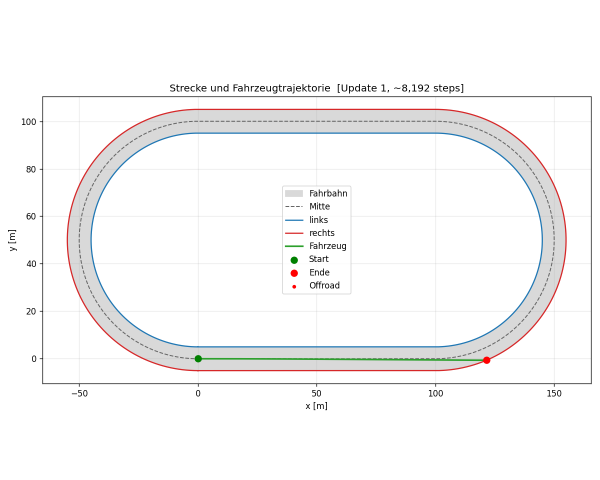
#> input picture results/plots/update_0001/01_trajektorie.png, 1200 x 960 px (shown at 1/2 size)
$ python viewer.py
#> lines starting #> are read from the running program, lines starting #| are printed output that depends on the picture
"""
viewer.py — Live-Viewer fuer die Trainings-Plots.

Laeuft parallel zum Training und zeigt automatisch die neuesten Plots
sobald ein neues Update-Verzeichnis auftaucht.

Starten (in separatem Terminal):
    python viewer.py

Beenden: Fenster schliessen oder Ctrl+C im Terminal.
"""

import time
from pathlib import Path

import matplotlib.pyplot as plt
import matplotlib.image as mpimg

HERE      = Path(__file__).resolve().parent
PLOTS_DIR = HERE / "results" / "plots"

PLOT_FILES = [
    "01_trajektorie.png",
    "02_querabweichung.png",
    "03_heading_fehler.png",
    "04_randabstaende.png",
    "05_geschwindigkeit.png",
]

CHECK_INTERVAL = 5   # Sekunden zwischen Prüfungen auf neues Update

plt.ion()  # interaktiver Modus — Fenster bleibt offen während Code weiterläuft


def get_latest_update_dir():
    """Gibt das neueste update_XXXX-Verzeichnis zurück (oder None)."""
    if not PLOTS_DIR.exists():
        return None
    dirs = sorted(
        [d for d in PLOTS_DIR.iterdir() if d.is_dir() and d.name.startswith("update_")]
    )
    return dirs[-1] if dirs else None


TITLES = [
    "Trajektorie",
    "Querabweichung",
    "Heading-Fehler",
    "Randabstaende",
    "Geschwindigkeit",
]

# Fensterpositionen (x, y) in Pixeln — nebeneinander/untereinander
POSITIONS = [
    (0,   0),
    (640, 0),
    (0,   480),
    (640, 480),
    (320, 240),
]


def show_plots(update_dir: Path):
    """Öffnet jedes PNG in einem eigenen Fenster."""
    figs = []
    for i, fname in enumerate(PLOT_FILES):
        p = update_dir / fname
        if not p.exists():
            continue

        img = mpimg.imread(str(p))
        fig, ax = plt.subplots(figsize=(10, 5), num=f"Plot {i+1} — {TITLES[i]}")
        fig.canvas.manager.set_window_title(
            f"{TITLES[i]}  [{update_dir.name}]"
        )
        ax.imshow(img)
        ax.axis("off")
        plt.tight_layout()

        # Fenster positionieren
        try:
            x, y = POSITIONS[i]
            fig.canvas.manager.window.wm_geometry(f"+{x}+{y}")
        except Exception:
            pass

        plt.draw()
        figs.append(fig)

    plt.pause(0.1)
    return figs


def main():
    print("=== DriveLab Live-Viewer ===")
    print(f"Beobachte: {PLOTS_DIR}")
    print(f"Prüfintervall: {CHECK_INTERVAL} s")
    print("Warte auf erstes Update ...\n")

    current_dir = None
    figs = []

    while True:
        latest = get_latest_update_dir()

        if latest and latest != current_dir:
            current_dir = latest
            print(f"Neues Update: {current_dir.name}")

            for f in figs:
                plt.close(f)

            figs = show_plots(current_dir) or []
#> in show_plots, img is the input picture: shape (960, 1200, 4) float32; mean R, G, B, A 0.969, 0.967, 0.968, 1
#> in show_plots, `plt.pause(0.1)`:
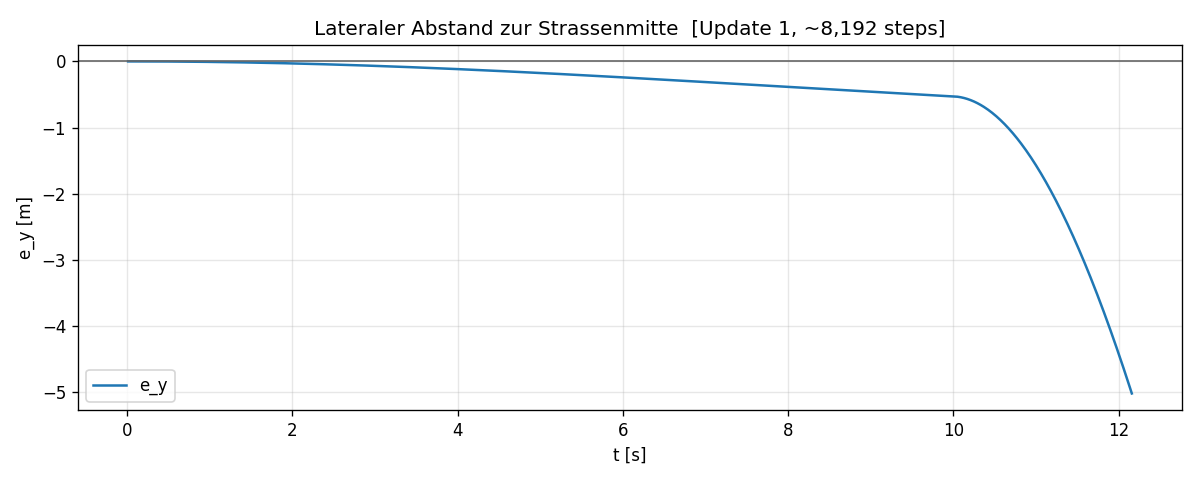
#> shown: shape (480, 1200, 4) float32; mean R, G, B, A 0.979, 0.98, 0.982, 1
#> in show_plots, `plt.pause(0.1)`:
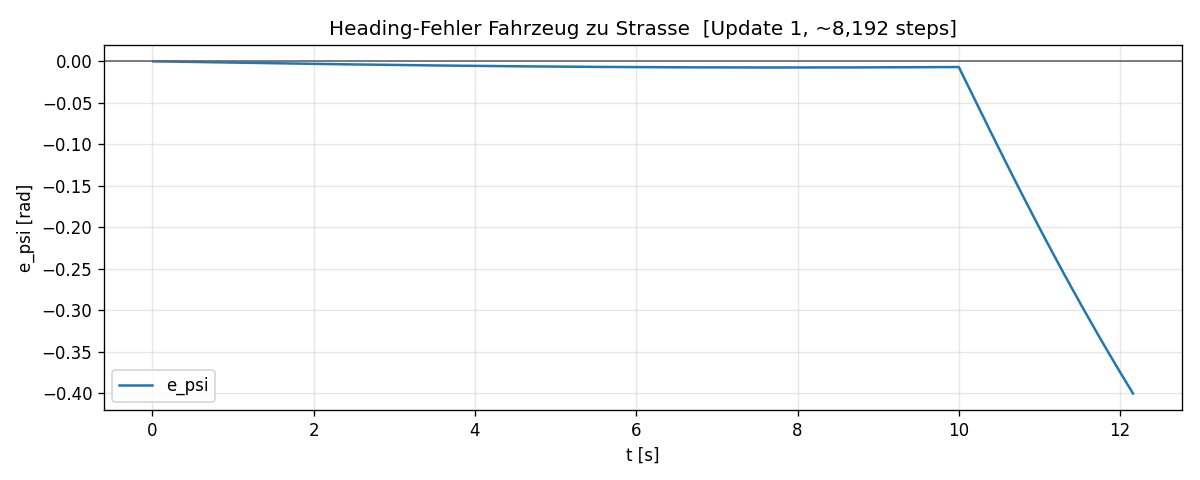
#> shown: shape (480, 1200, 4) float32; mean R, G, B, A 0.976, 0.978, 0.979, 1
#> in show_plots, `plt.pause(0.1)`:
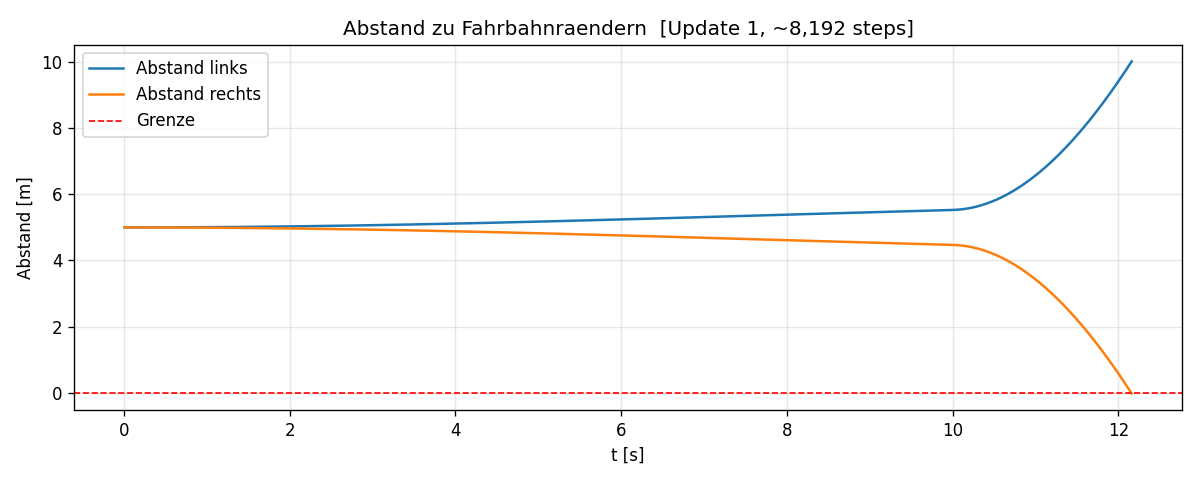
#> shown: shape (480, 1200, 4) float32; mean R, G, B, A 0.979, 0.976, 0.975, 1
#> in show_plots, `plt.pause(0.1)`:
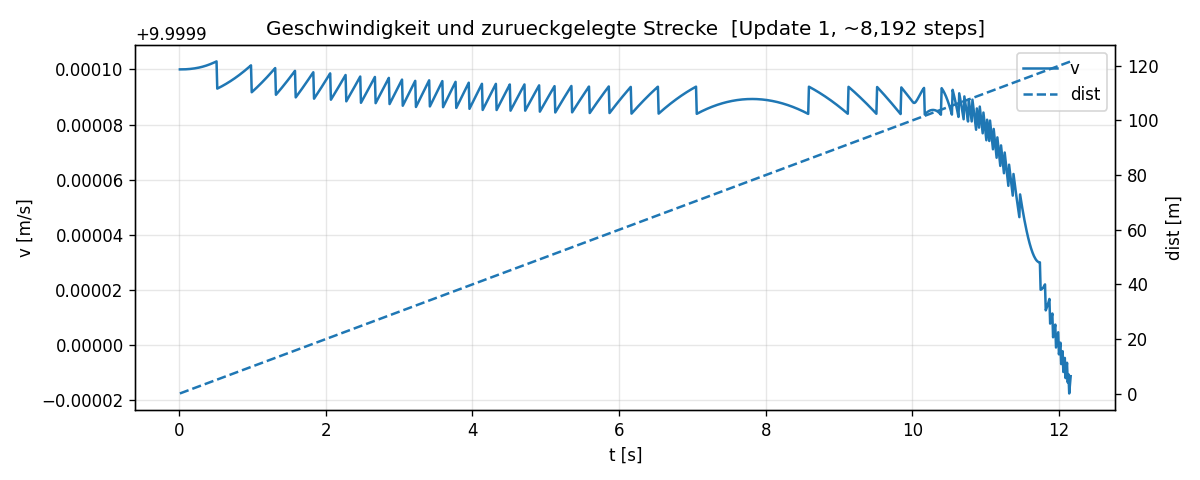
#> shown: shape (480, 1200, 4) float32; mean R, G, B, A 0.964, 0.97, 0.973, 1

        # plt.pause hält Fenster aktiv und gibt CPU frei
        plt.pause(CHECK_INTERVAL)


if __name__ == "__main__":
    try:
        main()
    except KeyboardInterrupt:
        print("\nViewer beendet.")
        plt.close("all")
